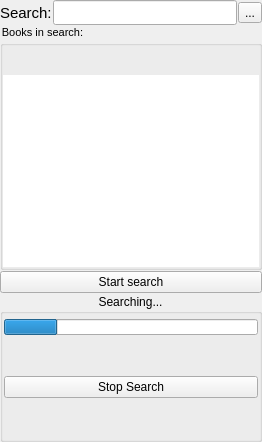
     <widget class="QWidget" name="searchpage">
      <property name="layoutDirection">
       <enum>Qt::LeftToRight</enum>
      </property>
      <layout class="QVBoxLayout" name="verticalLayout_13">
       <property name="spacing">
        <number>1</number>
       </property>
       <property name="leftMargin">
        <number>0</number>
       </property>
       <property name="topMargin">
        <number>0</number>
       </property>
       <property name="rightMargin">
        <number>0</number>
       </property>
       <property name="bottomMargin">
        <number>0</number>
       </property>
       <item>
        <layout class="QHBoxLayout" name="horizontalLayout_7">
         <item>
          <widget class="QLabel" name="label_12">
           <property name="font">
            <font>
             <pointsize>11</pointsize>
            </font>
           </property>
           <property name="text">
            <string>Search:</string>
           </property>
          </widget>
         </item>
         <item>
          <widget class="QLineEdit" name="searchInBooksLine">
           <property name="minimumSize">
            <size>
             <width>0</width>
             <height>25</height>
            </size>
           </property>
           <property name="layoutDirection">
            <enum>Qt::LeftToRight</enum>
           </property>
           <property name="alignment">
            <set>Qt::AlignRight|Qt::AlignTrailing|Qt::AlignVCenter</set>
           </property>
          </widget>
         </item>
         <item>
          <widget class="QToolButton" name="clearSearchBTN">
           <property name="text">
            <string>...</string>
           </property>
           <property name="icon">
            <iconset resource="../Orayta.qrc">
             <normaloff>:/Icons/edit-delete.png</normaloff>:/Icons/edit-delete.png</iconset>
           </property>
          </widget>
         </item>
        </layout>
       </item>
       <item>
        <widget class="QGroupBox" name="groupBox_2">
         <property name="font">
          <font>
           <pointsize>8</pointsize>
          </font>
         </property>
         <property name="layoutDirection">
          <enum>Qt::LeftToRight</enum>
         </property>
         <property name="styleSheet">
          <string notr="true">*::indicator { 
 height: 15 px; 
width: 15 px;
}</string>
         </property>
         <property name="title">
          <string>Books in search:</string>
         </property>
         <layout class="QVBoxLayout" name="verticalLayout_15">
          <property name="spacing">
           <number>0</number>
          </property>
          <property name="leftMargin">
           <number>0</number>
          </property>
          <property name="topMargin">
           <number>8</number>
          </property>
          <property name="rightMargin">
           <number>0</number>
          </property>
          <property name="bottomMargin">
           <number>0</number>
          </property>
          <item>
           <layout class="QHBoxLayout" name="horizontalLayout_4">
            <property name="topMargin">
             <number>0</number>
            </property>
            <item>
             <widget class="QPushButton" name="markAllBTN_3">
              <property name="sizePolicy">
               <sizepolicy hsizetype="Minimum" vsizetype="Maximum">
                <horstretch>0</horstretch>
                <verstretch>0</verstretch>
               </sizepolicy>
              </property>
              <property name="toolTip">
               <string>Add all books to search</string>
              </property>
              <property name="text">
               <string/>
              </property>
              <property name="icon">
               <iconset resource="../Orayta.qrc">
                <normaloff>:/Icons/doublegreenv.png</normaloff>:/Icons/doublegreenv.png</iconset>
              </property>
              <property name="flat">
               <bool>true</bool>
              </property>
             </widget>
            </item>
            <item>
             <widget class="QPushButton" name="unmarkAllBTN_3">
              <property name="sizePolicy">
               <sizepolicy hsizetype="Minimum" vsizetype="Maximum">
                <horstretch>0</horstretch>
                <verstretch>0</verstretch>
               </sizepolicy>
              </property>
              <property name="toolTip">
               <string>Remove all books from search</string>
              </property>
              <property name="text">
               <string/>
              </property>
              <property name="icon">
               <iconset resource="../Orayta.qrc">
                <normaloff>:/Icons/doublegreyv.png</normaloff>:/Icons/doublegreyv.png</iconset>
              </property>
              <property name="flat">
               <bool>true</bool>
              </property>
             </widget>
            </item>
           </layout>
          </item>
          <item>
           <widget class="QTreeWidget" name="SearchTreeWidget">
            <property name="sizePolicy">
             <sizepolicy hsizetype="Expanding" vsizetype="Expanding">
              <horstretch>0</horstretch>
              <verstretch>0</verstretch>
             </sizepolicy>
            </property>
            <property name="contextMenuPolicy">
             <enum>Qt::PreventContextMenu</enum>
            </property>
            <property name="layoutDirection">
             <enum>Qt::RightToLeft</enum>
            </property>
            <property name="autoFillBackground">
             <bool>false</bool>
            </property>
            <property name="styleSheet">
             <string notr="true"> QTreeView::branch:has-children:!has-siblings:closed,
 QTreeView::branch:closed:has-children:has-siblings {
         border-image: none;
         image: url(:/Icons/arrow-left.png);
 }

 QTreeView::branch:open:has-children:!has-siblings,
 QTreeView::branch:open:has-children:has-siblings  {
         border-image: none;
         image: url(:/Icons/arrow-down.png);
 }

 QTreeView::indicator {
     width: 13px;
     height: 13px;
 }
</string>
            </property>
            <property name="frameShape">
             <enum>QFrame::NoFrame</enum>
            </property>
            <property name="frameShadow">
             <enum>QFrame::Plain</enum>
            </property>
            <property name="horizontalScrollBarPolicy">
             <enum>Qt::ScrollBarAsNeeded</enum>
            </property>
            <property name="showDropIndicator" stdset="0">
             <bool>false</bool>
            </property>
            <property name="alternatingRowColors">
             <bool>false</bool>
            </property>
            <property name="iconSize">
             <size>
              <width>200</width>
              <height>200</height>
             </size>
            </property>
            <property name="verticalScrollMode">
             <enum>QAbstractItemView::ScrollPerPixel</enum>
            </property>
            <property name="indentation">
             <number>20</number>
            </property>
            <property name="rootIsDecorated">
             <bool>true</bool>
            </property>
            <property name="itemsExpandable">
             <bool>true</bool>
            </property>
            <property name="allColumnsShowFocus">
             <bool>false</bool>
            </property>
            <property name="expandsOnDoubleClick">
             <bool>false</bool>
            </property>
            <property name="columnCount">
             <number>1</number>
            </property>
            <attribute name="headerVisible">
             <bool>false</bool>
            </attribute>
            <attribute name="headerStretchLastSection">
             <bool>false</bool>
            </attribute>
            <column>
             <property name="text">
              <string notr="true">1</string>
             </property>
            </column>
           </widget>
          </item>
         </layout>
        </widget>
       </item>
       <item>
        <widget class="QPushButton" name="SearchInBooksBTN">
         <property name="text">
          <string>Start search</string>
         </property>
         <property name="icon">
          <iconset resource="../Orayta.qrc">
           <normaloff>:/Icons/edit-find.png</normaloff>:/Icons/edit-find.png</iconset>
         </property>
        </widget>
       </item>
       <item>
        <widget class="QGroupBox" name="inSearchGroup">
         <property name="layoutDirection">
          <enum>Qt::LeftToRight</enum>
         </property>
         <property name="title">
          <string>Searching...</string>
         </property>
         <property name="alignment">
          <set>Qt::AlignHCenter|Qt::AlignTop</set>
         </property>
         <property name="flat">
          <bool>true</bool>
         </property>
         <property name="checkable">
          <bool>false</bool>
         </property>
         <layout class="QVBoxLayout" name="verticalLayout_23">
          <property name="spacing">
           <number>1</number>
          </property>
          <property name="leftMargin">
           <number>1</number>
          </property>
          <property name="topMargin">
           <number>5</number>
          </property>
          <property name="rightMargin">
           <number>1</number>
          </property>
          <property name="bottomMargin">
           <number>1</number>
          </property>
          <item>
           <widget class="QProgressBar" name="progressBar">
            <property name="maximumSize">
             <size>
              <width>16777215</width>
              <height>16</height>
             </size>
            </property>
            <property name="baseSize">
             <size>
              <width>200</width>
              <height>0</height>
             </size>
            </property>
            <property name="value">
             <number>21</number>
            </property>
            <property name="textVisible">
             <bool>false</bool>
            </property>
           </widget>
          </item>
          <item>
           <spacer name="verticalSpacer_6">
            <property name="orientation">
             <enum>Qt::Vertical</enum>
            </property>
            <property name="sizeHint" stdset="0">
             <size>
              <width>20</width>
              <height>40</height>
             </size>
            </property>
           </spacer>
          </item>
          <item>
           <widget class="QPushButton" name="stopSearchBTN">
            <property name="enabled">
             <bool>true</bool>
            </property>
            <property name="text">
             <string>Stop Search</string>
            </property>
            <property name="icon">
             <iconset resource="../Orayta.qrc">
              <normaloff>:/Icons/exit.png</normaloff>:/Icons/exit.png</iconset>
            </property>
           </widget>
          </item>
          <item>
           <spacer name="verticalSpacer">
            <property name="orientation">
             <enum>Qt::Vertical</enum>
            </property>
            <property name="sizeHint" stdset="0">
             <size>
              <width>20</width>
              <height>40</height>
             </size>
            </property>
           </spacer>
          </item>
         </layout>
        </widget>
       </item>
      </layout>
     </widget>
